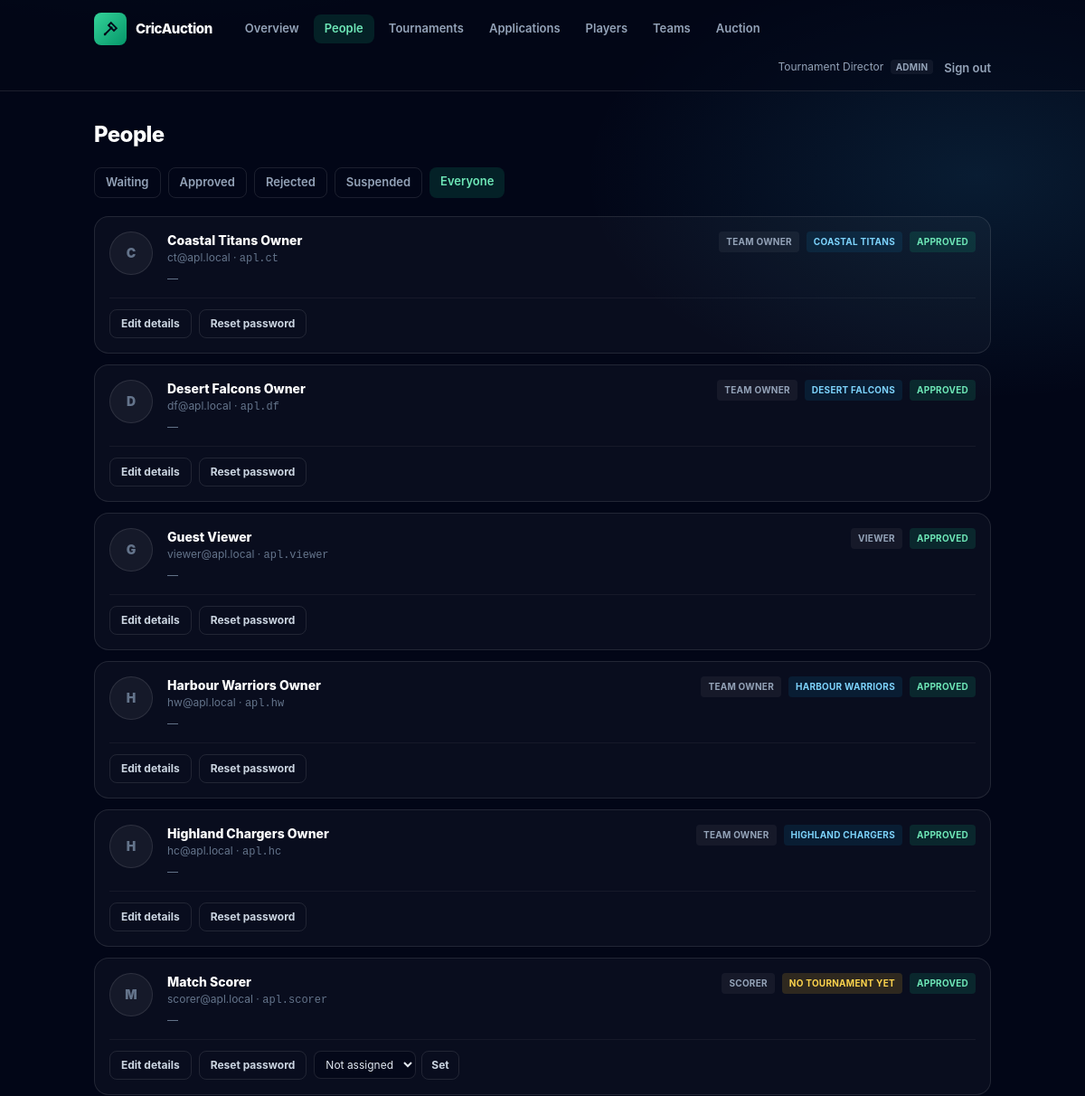
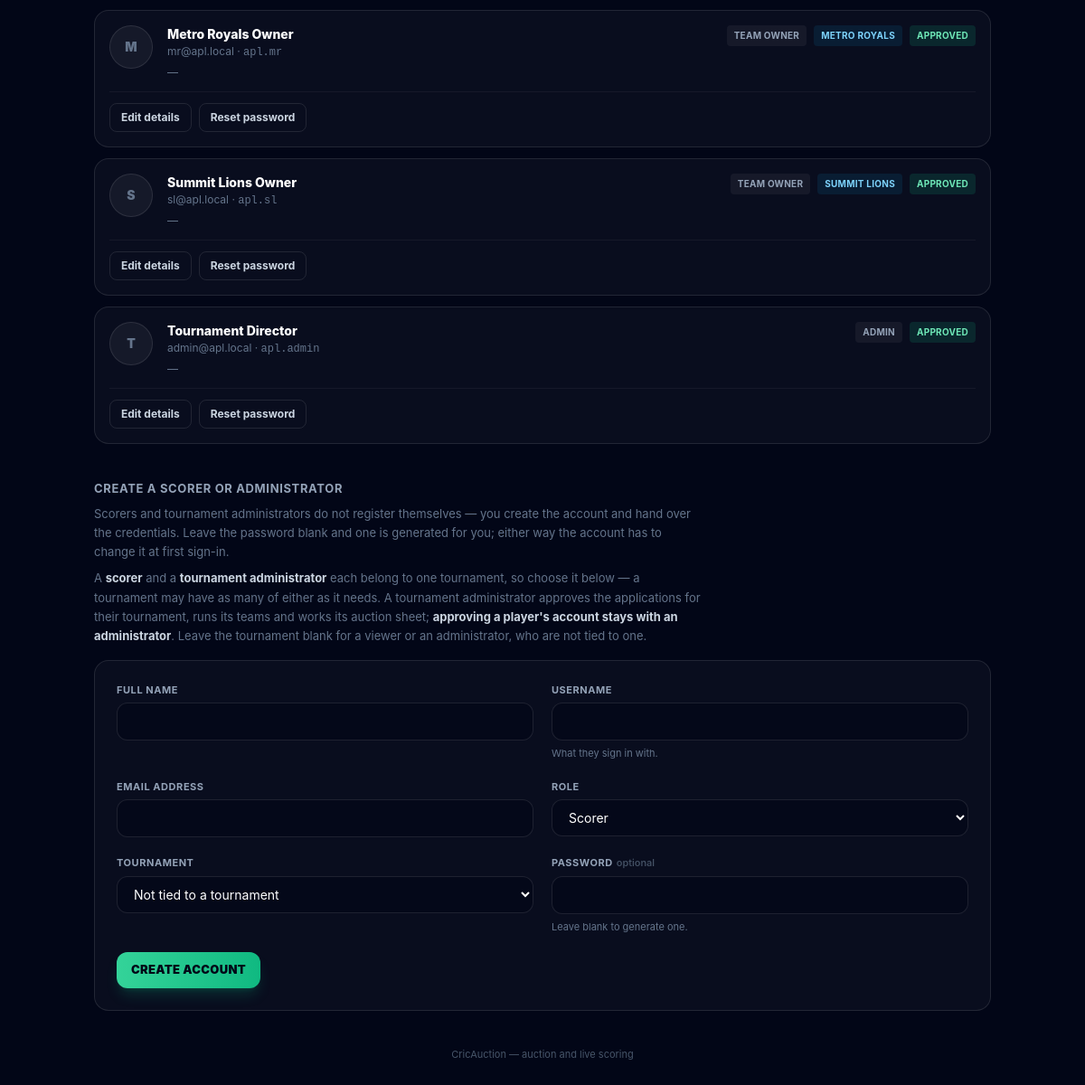
The page /admin/users.php (signed in) on the database its author committed (2 pictures, top to bottom).
### tables this page shows
CREATE TABLE `users` (
    `id`             INT UNSIGNED NOT NULL AUTO_INCREMENT,
    `username`       VARCHAR(40)      NULL,   
    `name`           VARCHAR(120) NOT NULL,
    `email`          VARCHAR(190) NOT NULL,   
    `phone`          VARCHAR(20)      NULL,
    `address`        VARCHAR(255)     NULL,
    `photo_path`     VARCHAR(255)     NULL,   
    `player_type`    ENUM('batsman','batting_all_rounder','all_rounder','bowling_all_rounder','wicket_keeper','bowler') NULL,
    `password_hash`  VARCHAR(255) NOT NULL,
 
    `must_change_password` TINYINT(1) NOT NULL DEFAULT 0,
    `role`           ENUM('admin','tournament_admin','team_owner','scorer','viewer','player') NOT NULL DEFAULT 'viewer',
    `status`         ENUM('pending','approved','rejected','suspended') NOT NULL DEFAULT 'approved',
    `approved_by`    INT UNSIGNED     NULL,
    `approved_at`    DATETIME         NULL,
    `team_id`        INT UNSIGNED     NULL,   
 
    `tournament_id`  INT UNSIGNED     NULL,
    `avatar_url`     VARCHAR(255)     NULL,
    `is_active`      TINYINT(1)   NOT NULL DEFAULT 1,
    `last_login_at`  DATETIME         NULL,
    `created_at`     TIMESTAMP    NOT NULL DEFAULT CURRENT_TIMESTAMP,
    `updated_at`     TIMESTAMP    NOT NULL DEFAULT CURRENT_TIMESTAMP ON UPDATE CURRENT_TIMESTAMP,

    PRIMARY KEY (`id`),
    UNIQUE KEY `uq_users_email` (`email`),
    UNIQUE KEY `uq_users_username` (`username`),
 
    UNIQUE KEY `uq_users_owner_team` (`team_id`),
    KEY `idx_users_role` (`role`, `is_active`),
    KEY `idx_users_status` (`status`, `role`),
    KEY `idx_users_tournament` (`tournament_id`, `role`),

    CONSTRAINT `fk_users_team`
        FOREIGN KEY (`team_id`) REFERENCES `teams` (`id`),
 
    CONSTRAINT `fk_users_tournament`
        FOREIGN KEY (`tournament_id`) REFERENCES `tournaments` (`id`)
        ON DELETE SET NULL ON UPDATE CASCADE,
    CONSTRAINT `fk_users_approved_by`
        FOREIGN KEY (`approved_by`) REFERENCES `users` (`id`),

 
    CONSTRAINT `chk_users_team_role` CHECK (
        (`role` = 'team_owner' AND `team_id` IS NOT NULL)
        OR (`role` <> 'team_owner' AND `team_id` IS NULL)
    )
);

CREATE TABLE `teams` (
    `id`             INT UNSIGNED  NOT NULL AUTO_INCREMENT,
    `tournament_id`  INT UNSIGNED  NOT NULL,
    `name`           VARCHAR(100)  NOT NULL,
    `short_name`     VARCHAR(6)    NOT NULL,   
    `logo_url`       VARCHAR(255)      NULL,
    `primary_color`  CHAR(7)       NOT NULL DEFAULT '#22c55e',   
    `home_venue`     VARCHAR(120)      NULL,

    `purse_total`    DECIMAL(14,2) NOT NULL DEFAULT 10000000.00,
    `purse_spent`    DECIMAL(14,2) NOT NULL DEFAULT 0.00,
    `purse_remaining` DECIMAL(14,2) AS (`purse_total` - `purse_spent`) STORED,
    `players_bought` SMALLINT UNSIGNED NOT NULL DEFAULT 0,
    `overseas_bought` TINYINT UNSIGNED NOT NULL DEFAULT 0,

    `created_at`     TIMESTAMP     NOT NULL DEFAULT CURRENT_TIMESTAMP,
    `updated_at`     TIMESTAMP     NOT NULL DEFAULT CURRENT_TIMESTAMP ON UPDATE CURRENT_TIMESTAMP,

    PRIMARY KEY (`id`),
    UNIQUE KEY `uq_team_name`  (`tournament_id`, `name`),
    UNIQUE KEY `uq_team_short` (`tournament_id`, `short_name`),
    KEY `idx_team_purse` (`tournament_id`, `purse_remaining`),

    CONSTRAINT `fk_teams_tournament`
        FOREIGN KEY (`tournament_id`) REFERENCES `tournaments` (`id`)
        ON DELETE CASCADE ON UPDATE CASCADE,

    CONSTRAINT `chk_team_spent`  CHECK (`purse_spent` >= 0 AND `purse_spent` <= `purse_total`),
    CONSTRAINT `chk_team_colour` CHECK (`primary_color` REGEXP '^#[0-9A-Fa-f]{6}$')
);

### public/admin/users.php (the view, shortened to what the rows shown need)
<?php
require_once dirname(dirname(__DIR__)) . '/config/config.php';
require_once BASE_PATH . '/app/Views/layouts/shell.php';
$filter  = (string) ($_GET['status'] ?? 'all');
$people = Database::all(
    'SELECT u.id, u.username, u.name, u.email, u.phone, u.address, u.photo_path,
            u.player_type, u.role, u.status, u.must_change_password, u.created_at,
            u.tournament_id,
            t.name AS team_name,
            CONCAT(tr.name, \' \', tr.season_year) AS tournament_name
       FROM users u
  LEFT JOIN teams t ON t.id = u.team_id
  LEFT JOIN tournaments tr ON tr.id = u.tournament_id
      WHERE (:all = 1 OR u.status = :status)
   ORDER BY FIELD(u.status, \'pending\', \'approved\', \'rejected\', \'suspended\'), u.name',
    [':all' => $filter === 'all' ? 1 : 0, ':status' => $filter]
);
$links = [
    ['href' => 'index.php',        'label' => 'Overview'],
    ['href' => 'users.php',        'label' => 'People', 'current' => true],
    ['href' => 'tournaments.php',  'label' => 'Tournaments'],
    ['href' => 'applications.php', 'label' => 'Applications'],
    ['href' => 'players.php',      'label' => 'Players'],
    ['href' => 'teams.php',        'label' => 'Teams'],
    ['href' => 'auction.php',      'label' => 'Auction'],
];
page_head('People', '../', $links);
?>
<h1 class="text-2xl font-extrabold tracking-tight text-white">People</h1>
<?php if ($people === []): ?>
    <p class="mt-6 rounded-2xl border border-white/10 bg-white/[0.03] p-8 text-center text-sm text-slate-500">
        Nobody here.
    </p>
<?php else: ?>
    <ul class="mt-5 space-y-3">
        <?php foreach ($people as $person): ?>
            <li class="rounded-2xl border border-white/10 bg-white/[0.03] p-4">
                <div class="flex flex-wrap items-start gap-4">
                    <?php if (!empty($person['photo_path'])): ?>
                        <img src="<?= e('../' . $person['photo_path']) ?>" alt=""
                             class="h-12 w-12 shrink-0 rounded-full border border-white/15 object-cover">
                    <?php else: ?>
                        <div class="grid h-12 w-12 shrink-0 place-items-center rounded-full border border-white/10 bg-white/5 text-sm font-black text-slate-500">
                            <?= e(strtoupper(mb_substr((string) $person['name'], 0, 1))) ?>
                        </div>
                    <?php endif; ?>
                    <div class="min-w-[12rem] flex-1">
                        <p class="text-sm font-extrabold text-white"><?= e((string) $person['name']) ?></p>
                        <p class="text-[12px] text-slate-500">
                            <?= e((string) $person['email']) ?>
                            <?php if (!empty($person['username'])): ?>
                                · <span class="font-mono"><?= e((string) $person['username']) ?></span>
                            <?php endif; ?>
                        </p>
                        <p class="mt-1 text-[12px] text-slate-500">
                            <?= e((string) ($person['phone'] ?? '—')) ?>
                        </p>
                    </div>
                    <div class="flex shrink-0 flex-wrap items-center gap-2">
                        <span class="rounded bg-white/5 px-2 py-1 text-[10px] font-bold uppercase tracking-wide text-slate-400">
                            <?= e(str_replace('_', ' ', (string) $person['role'])) ?>
                        </span>
                        <?php if (!empty($person['team_name'])): ?>
                            <span class="rounded bg-sky-500/10 px-2 py-1 text-[10px] font-bold uppercase tracking-wide text-sky-300">
                                <?= e((string) $person['team_name']) ?>
                            </span>
                        <?php endif; ?>
                        <?php if (in_array($person['role'], \App\Services\AccountService::TOURNAMENT_SCOPED_ROLES, true)): ?>
                            <?php if (!empty($person['tournament_name'])): ?>
                                <span class="rounded bg-violet-500/10 px-2 py-1 text-[10px] font-bold uppercase tracking-wide text-violet-300">
                                    <?= e((string) $person['tournament_name']) ?>
                                </span>
                            <?php else: ?>
                                <span class="rounded bg-amber-400/15 px-2 py-1 text-[10px] font-bold uppercase tracking-wide text-amber-300">
                                    no tournament yet
                                </span>
                            <?php endif; ?>
                        <?php endif; ?>
                        <span class="rounded px-2 py-1 text-[10px] font-bold uppercase tracking-wide <?=
                            match ($person['status']) {
                                'approved' => 'bg-emerald-500/15 text-emerald-300',
                                'pending'  => 'bg-amber-400/15 text-amber-300',
                                default    => 'bg-rose-500/15 text-rose-300',
                            } ?>">
                            <?= e((string) $person['status']) ?>
                        </span>
                    </div>
                </div>
                <div class="mt-3 flex flex-wrap items-center gap-2 border-t border-white/5 pt-3">
                    <a href="users.php?edit=<?= (int) $person['id'] ?>"
                       class="rounded-lg border border-white/10 px-3 py-1.5 text-[12px] font-bold text-slate-300 hover:bg-white/5">
                        Edit details
                    </a>
                    <form method="post" class="inline">
                        <button type="submit" class="rounded-lg border border-white/10 px-3 py-1.5 text-[12px] font-bold text-slate-300 hover:bg-white/5">
                            Reset password
                        </button>
                    </form>
                    <?php if (in_array($person['role'], \App\Services\AccountService::TOURNAMENT_SCOPED_ROLES, true)): ?>
                        <form method="post" class="inline-flex items-center gap-1.5">
                            <select id="tour_<?= (int) $person['id'] ?>" name="tournament_id"
                                    class="rounded-lg border border-white/10 bg-slate-950/60 px-2 py-1.5 text-[12px] text-slate-200 outline-none focus:border-emerald-400/50">
                                <option value="">Not assigned</option>
                            </select>
                            <button type="submit" class="rounded-lg border border-white/10 px-2.5 py-1.5 text-[12px] font-bold text-slate-300 hover:bg-white/5">
                                Set
                            </button>
                        </form>
                    <?php endif; ?>
                </div>
            </li>
        <?php endforeach; ?>
    </ul>
<?php endif; ?>
<section class="mt-10">
    <h2 class="text-[13px] font-bold uppercase tracking-wider text-slate-400">Create a scorer or administrator</h2>
</section>
<?php page_foot(); ?>

### app/Views/layouts/shell.php (shortened to what the rows shown need)
<?php
function page_head(string $title, string $up = '', array $links = []): void
{
    $user = Auth::user();
    ?><!DOCTYPE html>
<html lang="en" class="dark">
<head>
    <link rel="stylesheet" href="<?= e($up) ?>assets/css/app.css">
</head>
<body class="bg-gate min-h-screen font-sans text-slate-200">
<header class="border-b border-white/10 bg-slate-950/50">
    <div class="mx-auto flex max-w-5xl flex-wrap items-center gap-x-6 gap-y-3 px-4 py-3.5">
        <div class="ml-auto flex items-center gap-3">
            <?php if ($user !== null): ?>
                <span class="hidden text-[12px] text-slate-400 sm:block">
                    <?= e((string) $user['name']) ?>
                    <span class="ml-1 rounded bg-white/5 px-1.5 py-0.5 text-[10px] font-bold uppercase tracking-wide text-slate-400">
                        <?= e(str_replace('_', ' ', (string) $user['role'])) ?>
                    </span>
                </span>
                <form method="post" action="<?= e($up) ?>logout.php" class="inline">
                    <button type="submit" class="text-[13px] font-semibold text-slate-400 transition hover:text-rose-300">
                        Sign out
                    </button>
                </form>
            <?php else: ?>
                <a href="<?= e($up) ?>login.php" class="text-[13px] font-semibold text-slate-300 hover:text-emerald-300">Sign in</a>
                <a href="<?= e($up) ?>register.php"
                   class="rounded-lg bg-emerald-500 px-3 py-1.5 text-[13px] font-bold text-slate-950 hover:brightness-110">Register</a>
            <?php endif; ?>
        </div>
    </div>
</header>
<main class="mx-auto max-w-5xl px-4 py-8">
<?php
}
    ?>
    <?php
function page_foot(): void
{
    ?>
</main>
</body>
</html>
<?php
}
    ?>

### rows shown on the page
users: name "Tournament Director", role "ADMIN", name "T", email "admin@apl.local", username "apl.admin", phone "—", status "APPROVED"
users: name "C", name "Coastal Titans Owner", email "ct@apl.local", username "apl.ct", phone "—", role "TEAM OWNER", team.name "COASTAL TITANS", status "APPROVED"
users: name "D", name "Desert Falcons Owner", email "df@apl.local", username "apl.df", phone "—", role "TEAM OWNER", team.name "DESERT FALCONS", status "APPROVED"
users: name "G", name "Guest Viewer", email "viewer@apl.local", username "apl.viewer", phone "—", role "VIEWER", status "APPROVED"
users: name "H", name "Harbour Warriors Owner", email "hw@apl.local", username "apl.hw", phone "—", role "TEAM OWNER", team.name "HARBOUR WARRIORS", status "APPROVED"
users: name "H", name "Highland Chargers Owner", email "hc@apl.local", username "apl.hc", phone "—", role "TEAM OWNER", team.name "HIGHLAND CHARGERS", status "APPROVED"
users: name "M", name "Match Scorer", email "scorer@apl.local", username "apl.scorer", phone "—", role "SCORER", shows "NO TOURNAMENT YET", status "APPROVED"
users: name "M", name "Metro Royals Owner", email "mr@apl.local", username "apl.mr", phone "—", role "TEAM OWNER", team.name "METRO ROYALS", status "APPROVED"
users: name "S", name "Summit Lions Owner", email "sl@apl.local", username "apl.sl", phone "—", role "TEAM OWNER", team.name "SUMMIT LIONS", status "APPROVED"

### other values the page prints
APP_NAME "CricAuction"
$link['label'] "Overview"
$link['label'] "People"
$link['label'] "Tournaments"
$link['label'] "Applications"
$link['label'] "Players"
$link['label'] "Teams"
$link['label'] "Auction"
$label "Waiting"
$label "Approved"
$label "Rejected"
$label "Suspended"
$label "Everyone"
$label "FULL NAME USERNAME EMAIL ADDRESS PASSWORD"
$hint "What they sign in with. Leave blank to generate one."
